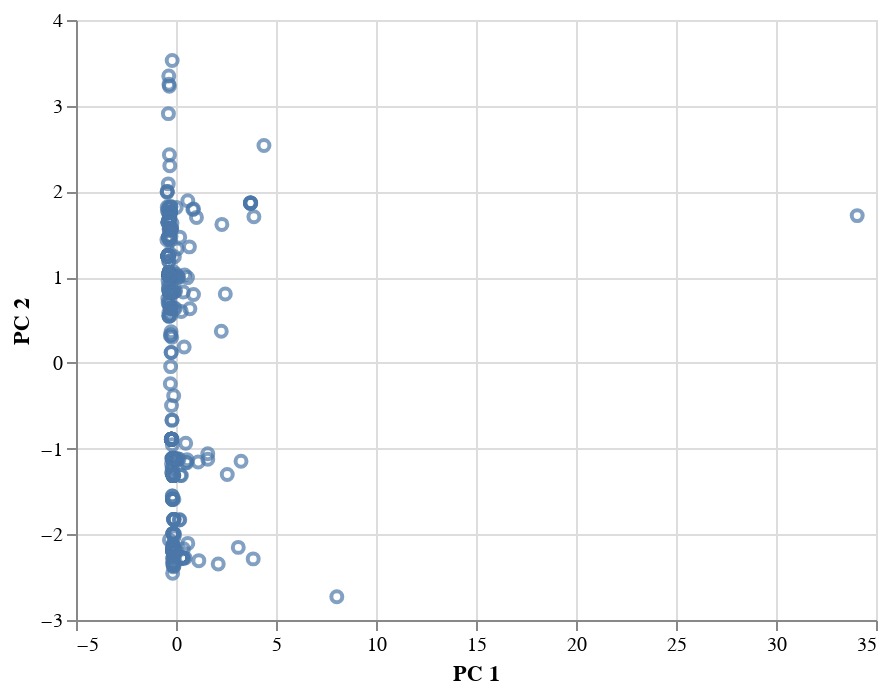

Write notebook code for a chart like this one.
### Markdown cell above
### Visualizing Results

#### 2D-Altr Scatter with Clusters

### Code cell
# Create a 3D-Scatter with the PCA data and the clusters

alt.Chart(features_pca).mark_point().encode(
    x="PC 1",
    y="PC 2"
)

### Figure 1 — Vega-Lite specification as saved in the notebook (floating-point values rounded to 4 significant figures; data arrays with more than 128 entries replaced by an {"elided": "..."} marker saying what was removed)
{"config": {"view": {"continuousWidth": 400, "continuousHeight": 300}}, "data": {"name": "data-89a42f1aa32424b171df909d718a4758"}, "mark": "point", "encoding": {"x": {"type": "quantitative", "field": "PC 1"}, "y": {"type": "quantitative", "field": "PC 2"}}, "$schema": "https://vega.github.io/schema/vega-lite/v4.8.1.json", "datasets": {"data-89a42f1aa32424b171df909d718a4758": {"elided": "532 records"}}}
